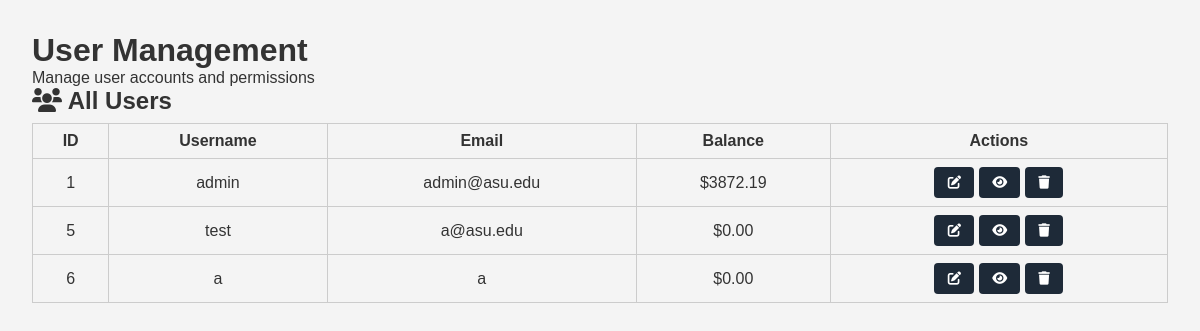
Page /admin/users (signed in) on the committed database.
### tables this page shows
CREATE TABLE users (
    user_id INTEGER PRIMARY KEY AUTOINCREMENT,
    username TEXT NOT NULL UNIQUE,
    email TEXT NOT NULL UNIQUE,
    balance REAL DEFAULT 0.0,
    password_hash TEXT NOT NULL,
    is_admin INTEGER DEFAULT 0
, total_deposited REAL DEFAULT 0.0, total_withdrawn REAL DEFAULT 0.0);

### app.py (the view)
@app.route('/admin/users')
def admin_users():
    check = require_admin()
    if check:
        return check
    conn = get_db_connection()
    users = conn.execute('SELECT user_id, username, email, balance FROM users').fetchall()
    conn.close()
    return render_template('admin_users.html', users=users)

### app.py (called while the page is built)
def get_db_connection():
    conn = sqlite3.connect(DB_NAME, timeout=5, check_same_thread=False)
    conn.row_factory = sqlite3.Row
    conn.execute("PRAGMA journal_mode=WAL;")
    conn.execute("PRAGMA busy_timeout = 5000;")
    return conn

def require_admin():
    if 'user_id' not in session:
        flash("You must be logged in.", "error")
        return redirect(url_for('login'))
    conn = get_db_connection()
    user = conn.execute(
        'SELECT is_admin FROM users WHERE user_id = ?',
        (session['user_id'],)
    ).fetchone()
    conn.close()
    if not user:
        flash("User not found.", "error")
        return redirect(url_for('login'))
    is_admin = user['is_admin'] if 'is_admin' in user.keys() else 0
    if int(is_admin) != 1:
        flash("Administrator access required.", "error")
        if 'user_id' in session:
            return redirect(url_for('dashboard', user_id=session.get('user_id')))
        return redirect(url_for('login'))
    return None

### templates/admin_users.html (shortened to what this page needs)
<!DOCTYPE html>
<html lang="en">
<head>
  <link rel="stylesheet" href="{{ url_for('static', filename='styles.css') }}">
  <link href="https://cdnjs.cloudflare.com/ajax/libs/font-awesome/6.0.0/css/all.min.css" rel="stylesheet">
</head>
<body>
  <main class="dashboard-container">
    <div class="welcome-section">
      <h1>User Management</h1>
      <p>Manage user accounts and permissions</p>
    </div>
    <div class="content-grid">
      <div class="card">
        <div class="card-header">
          <h2><i class="fas fa-users"></i> All Users</h2>
        </div>
        <div class="card-content">
          {% if users %}
            <div class="users-table">
              <table>
                <thead>
                  <tr>
                    <th>ID</th>
                    <th>Username</th>
                    <th>Email</th>
                    <th>Balance</th>
                    <th>Actions</th>
                  </tr>
                </thead>
                <tbody>
                  {% for user in users %}
                    <tr>
                      <td>{{ user.user_id }}</td>
                      <td class="username-cell">{{ user.username }}</td>
                      <td>{{ user.email }}</td>
                      <td class="balance-cell">${{ "%.2f"|format(user.balance) }}</td>
                      <td class="actions-cell">
					<form action="{{ url_for('admin_user_edit', user_id=user.user_id) }}"
						  method="GET"
						  style="display:inline;">
					  <button class="btn-icon" title="Edit User">
						<i class="fas fa-edit"></i>
					  </button>
					</form>
					<form action="{{ url_for('admin_user_portfolio', user_id=user.user_id) }}"
						  method="GET"
						  style="display:inline;">
					  <button class="btn-icon" title="View Portfolio">
						<i class="fas fa-eye"></i>
					  </button>
					</form>
					<form action="{{ url_for('admin_user_delete', user_id=user.user_id) }}"
						  method="POST"
						  style="display:inline;"
						  onsubmit="return confirm('Are you sure you want to delete this user? This action cannot be undone.');">
					  <button class="btn-icon" title="Delete User">
						<i class="fas fa-trash"></i>
					  </button>
					</form>
                      </td>
                    </tr>
                  {% endfor %}
                </tbody>
              </table>
            </div>
          {% endif %}
        </div>
      </div>
    </div>
  </main>
</body>
</html>

### static/styles.css (style rules this page uses)
* { margin: 0; padding: 0; box-sizing: border-box; font-family: Arial, sans-serif; }
body { background-color: #f4f4f4; color: #333; }
main { padding: 2em; }
form { display: flex; flex-direction: column; gap: 0.5em; }
button { padding: 0.6em 1em; border: none; background: #1e2a38; color: #fff; border-radius: 4px; cursor: pointer; }
table { width: 100%; border-collapse: collapse; margin-top: 0.5em; }
table, th, td { border: 1px solid #ccc; text-align: center; padding: 0.5em; }
* { margin:0;padding:0;box-sizing:border-box;font-family:Arial, sans-serif }
body { background:#f4f4f4;color:#333 }
main { padding:2em }

### rows in the picture
users: user_id "1", username "admin", email "admin@asu.edu", balance "3872.19"
users: user_id "5", username "test", email "a@asu.edu", balance "0.00"
users: user_id "6", username "a", email "a", balance "0.00"
